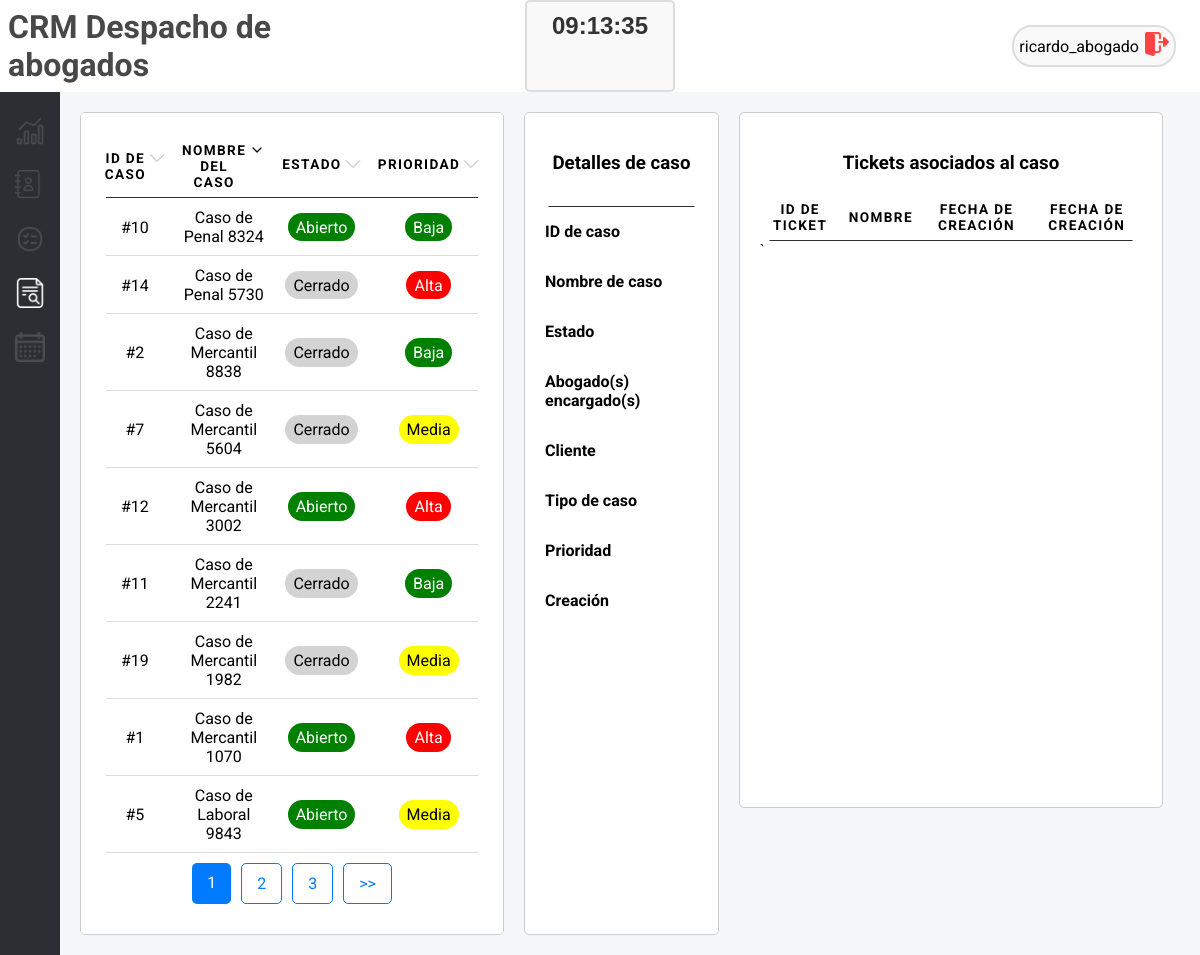
The app's page /cases/page/1/nombre_caso/desc (signed in) with its own data.
### tables this page shows
CREATE TABLE casos (
    id INTEGER PRIMARY KEY AUTOINCREMENT,
    id_cliente INTEGER NOT NULL,
    nombre_caso TEXT NOT NULL,
    tipo_caso TEXT NOT NULL,
    estado BOOLEAN NOT NULL DEFAULT 1, -- 1: Abierto, 0: Cerrado
    prioridad INTEGER NOT NULL DEFAULT 2, -- 1: Alta, 2: Media, 3: Baja
    id_abogado INTEGER,
    id_asistente INTEGER,
    fecha_creacion TEXT NOT NULL,
    fecha_deadline TEXT NOT NULL,
    id_documentos INTEGER,
    FOREIGN KEY (id_cliente) REFERENCES clientes (id),
    FOREIGN KEY (id_abogado) REFERENCES abogados (id),
    FOREIGN KEY (id_asistente) REFERENCES asistentes (id)
    );

### app.py (the view)
@app.route('/cases', defaults={'page': 1, 'order_by': 'nombre_caso', 'order_direction': 'asc'})
@app.route('/cases/page/<int:page>/<order_by>/<order_direction>')
@login_required
def cases(page, order_by, order_direction):
    message = "Casos"
    per_page = 9  # Número de registros por página
    offset = (page - 1) * per_page  # Calcular el desplazamiento para la paginación
    casos = get_cases_join(order_by=order_by, order_direction=order_direction, limit=per_page, offset=offset)
    total_records = get_total_records('casos')
    total_pages = (total_records + per_page - 1) // per_page  # Redondeo hacia arriba
    return render_template(
        "cases.html",
        casos=casos,
        current_page=page,
        total_pages=total_pages,
        message=message,
        order_by=order_by,
        order_direction=order_direction
    )

### db_connection.py (called while the page is built)
def conectar():
    if 'db' not in g:
        try:
            g.db = sqlite3.connect(DATABASE)
            g.db.row_factory = sqlite3.Row
            print("Conexión exitosa a la base de datos")
        except sqlite3.Error as e:
            print(f"Error al conectar a la base de datos: {e}")
            g.db = None
    return g.db

def get_total_records(table_name):
    conn = conectar()
    cursor = conn.cursor()
    query = f"SELECT COUNT(*) FROM {table_name}"
    cursor.execute(query)
    total_records = cursor.fetchone()[0]
    return total_records

def login_required(f):
    @wraps(f)
    def decorated_function(*args, **kwargs):
        if 'username' not in session:
            return redirect('/login')
        return f(*args, **kwargs)
    return decorated_function

### templates/cases.html (shortened to what this page needs)
{% include 'header.html' %}
<div id="cases">
    <div class="case-list">
        <table>
            <thead>
                <tr>
                    <th><span>ID de Caso<a
                                href="/cases/page/{{ current_page }}/id/{{ 'desc' if order_direction == 'asc' else 'asc' }}">
                                <img class="filter" src="{{ url_for('static', filename='up.png') if order_direction == 'asc' and order_by == 'id' else (url_for('static', filename='down.png') if order_direction == 'desc' and order_by == 'id' else url_for('static', filename='arrow-grey.png')) }}
                        " alt="Orden">
                            </a>
                        </span>
                    </th>
                    <th><span>Nombre del Caso<a
                                href="/cases/page/{{ current_page }}/nombre_caso/{{ 'desc' if order_direction == 'asc' else 'asc' }}">
                                <img class="filter" src="{{ url_for('static', filename='up.png') if order_direction == 'asc' and order_by == 'nombre_caso' else (url_for('static', filename='down.png') if order_direction == 'desc' and order_by == 'nombre_caso' else url_for('static', filename='arrow-grey.png')) }}
                    " alt="Orden">
                            </a>
                        </span>
                    </th>
                    <th><span>Estado<a
                                href="/cases/page/{{ current_page }}/estado/{{ 'desc' if order_direction == 'asc' else 'asc' }}">
                                <img class="filter" src="{{ url_for('static', filename='up.png') if order_direction == 'asc' and order_by == 'estado' else (url_for('static', filename='down.png') if order_direction == 'desc' and order_by == 'estado' else url_for('static', filename='arrow-grey.png')) }}
                    " alt="Orden">
                            </a>
                        </span>
                    </th>
                    <th><span>Prioridad<a
                                href="/cases/page/{{ current_page }}/prioridad/{{ 'desc' if order_direction == 'asc' else 'asc' }}">
                                <img class="filter" src="{{ url_for('static', filename='up.png') if order_direction == 'asc' and order_by == 'prioridad' else (url_for('static', filename='down.png') if order_direction == 'desc' and order_by == 'prioridad' else url_for('static', filename='arrow-grey.png')) }}
                " alt="Orden">
                            </a>
                        </span>
                    </th>
                </tr>
            </thead>
            <tbody>
                {% for caso in casos %}
                <tr class="clickable-case" data-id="{{ caso[0] }}" data-nombre="{{ caso[1] }}"
                    data-estado="{% if caso[3] == 1 %}Abierto{% else %}Cerrado{% endif %}"
                    data-prioridad="{{ caso[4] }}" data-abogado="{{ caso[8] }}" data-cliente="{{ caso[7] }}"
                    data-tipo="{{ caso[2] }}" data-creacion="{{ caso[5] }}">
                    <td data-label="ID de Caso">#{{ caso[0] }}</td>
                    <td data-label="Nombre del Caso">{{ caso[1] }}</td>
                    <td data-label="Estado">
                        <span class="estado {% if caso[3] == 1 %}verde{% else %}gris{% endif %}">
                            {% if caso[3] == 1 %}Abierto{% else %}Cerrado{% endif %}
                        </span>
                    </td>
                    <td data-label="Prioridad">
                        <span
                            class="estado {% if caso[4] == 1 %}rojo{% elif caso[4] == 2 %}amarillo{% else %}verde{% endif %}">
                            {% if caso[4] == 1 %}
                            Alta
                            {% elif caso[4] == 2 %}
                            Media
                            {% elif caso[4] == 3 %}
                            Baja
                            {% endif %}
                        </span>
                    </td>
                </tr>
                {% endfor %}
            </tbody>
        </table>
        <section class="pagination">
                 {% for page in range(1, total_pages + 1) %} <a
                    href="/cases/page/{{ page }}/{{ order_by }}/{{ order_direction }}"
                    class="{% if page == current_page %}active{% endif %}">
                    {{ page }}
            </a>
            {% endfor %}
            {% if current_page < total_pages %} <a
                href="/cases/page/{{ current_page + 1 }}/{{ order_by }}/{{ order_direction }}">>>
                </a>
                {% endif %}
        </section>
    </div>
    <div class="case-details">
        <table>
            <thead>
                <tr>
                <h3>Detalles de caso</h3>
                </tr>
            </thead>
        </table>
        <div>
            <strong>ID de caso</strong><br>
        </div>
        <div>
            <strong>Nombre de caso</strong><br>
        </div>
        <div>
            <strong>Estado</strong><br>
        </div>
        <div>
            <strong>Abogado(s) encargado(s)</strong><br>
        </div>
        <div>
            <strong>Cliente</strong><br>
        </div>
        <div>
            <strong>Tipo de caso</strong><br>
        </div>
        <div>
            <strong>Prioridad</strong><br>
        </div>
        <div>
            <strong>Creación</strong><br>
        </div>
    </div>
    <div class="notes-section">
        <h3>Tickets asociados al caso</h3>
        <table>
            <thead>
                <tr>
                    <th>ID de Ticket</th>
                    <th>Nombre</th>
                    <th>Fecha de Creación</th>
                    <th>Fecha de Creación</th>
                </tr>
            </thead>
        </table>`
    </div>
</div>
{% include 'footer.html' %}

### static/style.css (style rules this page uses)
body { background-color: #F5F7F9; font-family: "Roboto", sans-serif; height: 100vh; margin: 0; display: flex; flex-direction: column; }
a { text-decoration: none; }
th span { display: flex; justify-content: center; }
th span img { padding-left: 0.2rem; }
h3 { text-align: center; width: 100%; }
.estado { margin-top: 0.6rem; padding: 0.3rem 0.5rem; border-radius: 1rem; color: white; }
.gris { background-color: #D3D3D3; color: black; }
.rojo { background-color: red; }
.verde { background-color: green; }
.amarillo { background-color: yellow; color: black; }
.filter { height: 1rem; width: auto; }
table { border-collapse: collapse; margin: 0; padding: 0; width: 100%; }
table tr { position: relative; }
table tr::before { content: ''; position: absolute; bottom: 0; left: 50%; width: 95%; height: 1.5px; background-color: #ddd; transform: translateX(-50%); }
table th, table td { padding: .625em; text-align: center; }
table th { font-size: .85em; letter-spacing: .1em; text-transform: uppercase; }
.pagination { margin-top: auto; justify-self: flex-end; display: flex; padding: 10px; }
.pagination a { padding: 10px 15px; margin: 0 5px; text-decoration: none; color: #007bff; border: 1px solid #007bff; border-radius: 5px; transition: background-color 0.3s; }
.pagination a.active { background-color: #007bff; color: white; border: none; }

### static/calendar.css (style rules this page uses)
*, *:before, *:after { -moz-box-sizing: border-box; -webkit-box-sizing: border-box; box-sizing: border-box; }

### static/cases.css (style rules this page uses)
#cases { display: flex; width: 95%; margin: 20px; gap: 20px; }
.case-list, .case-details, .notes-section { background-color: white; border: 1px solid #ccc; padding: 20px; border-radius: 5px; }
.case-list { display: flex; flex-direction: column; align-items: center; flex: 2; overflow-x: auto; }
.case-details { display: flex; flex: 0.8; flex-direction: column; gap: 15px; }
.notes-section { max-height: 87vh; flex: 2; overflow-y: auto; }

### static/report.css (style rules this page uses)
*, *:before, *:after { -moz-box-sizing: border-box; -webkit-box-sizing: border-box; box-sizing: border-box; }
table thead tr::before { background-color: #2b2f33; }

### records on screen
casos: id "10", nombre_caso "Caso de Penal 8324", estado "Abierto", prioridad "Baja"
casos: id "14", nombre_caso "Caso de Penal 5730", estado "Cerrado", prioridad "Alta"
casos: id "2", nombre_caso "Caso de Mercantil 8838", estado "Cerrado", prioridad "Baja"
casos: id "7", nombre_caso "Caso de Mercantil 5604", estado "Cerrado", prioridad "Media"
casos: id "12", nombre_caso "Caso de Mercantil 3002", estado "Abierto", prioridad "Alta"
casos: id "11", nombre_caso "Caso de Mercantil 2241", estado "Cerrado", prioridad "Baja"
casos: id "19", nombre_caso "Caso de Mercantil 1982", estado "Cerrado", prioridad "Media"
casos: id "1", nombre_caso "Caso de Mercantil 1070", estado "Abierto", prioridad "Alta"
casos: id "5", nombre_caso "Caso de Laboral 9843", estado "Abierto", prioridad "Media"

### other values on screen
{{ session.get('username', 'Invitado') }} "ricardo_abogado"
{{ page }} "1" "2" "3"
